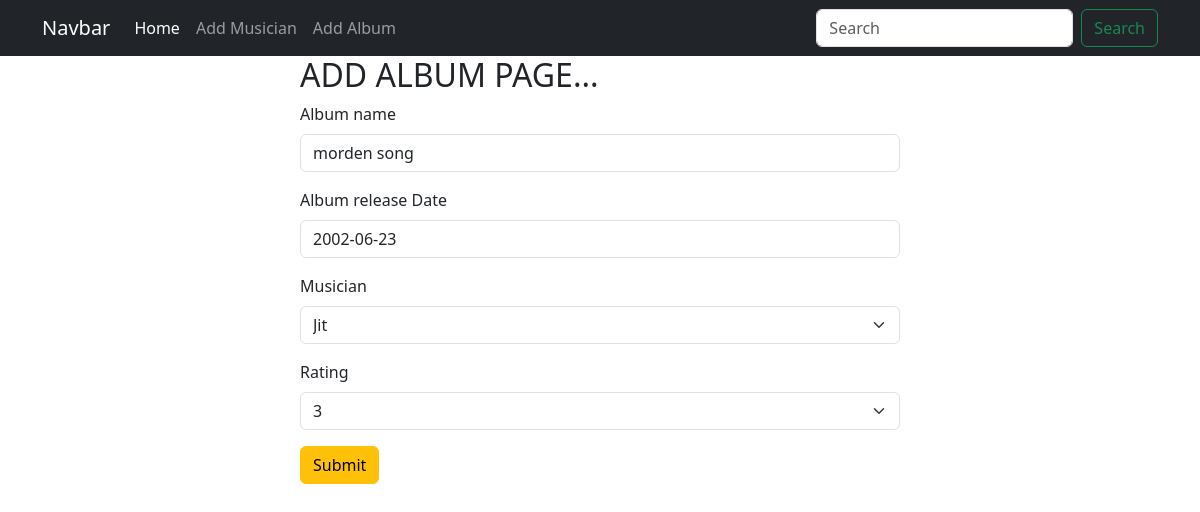
/album/edit_album/2, run on the app's committed database.
### Album/models.py (models this page shows, shortened)
class Album_model(models.Model):
    Album_name=models.CharField(max_length=100,null=True,blank=True)
    Album_release_Date=models.DateField(null=True,blank=True)
    Musician=models.ForeignKey(Musicianmodel,on_delete=models.CASCADE,null=True,blank=True)
    NUM_SIZES = {
        "1": "1",
        "2": "2",
        "3": "3",
        "4": "4",
        "5": "5"
    }
    Rating = models.CharField(max_length=5, choices=NUM_SIZES,null=True,blank=True)

### Album/views.py (the view)
# urls.py: path('edit_album/<int:id>',views.edit_album,name='edit_album'),
def edit_album(request,id):
     post=models.Album_model.objects.get(pk=id)
     post_form=Album_form(instance=post)
     if request.method == "POST":
         post_form=forms.Album_form(request.POST,instance=post)
         if post_form.is_valid():
              post_form.save()
              return redirect('album')
     return render (request,'home.html',{'form':post_form })

### Album/forms.py
class Album_form(forms.ModelForm):
    class Meta:
        model = Album_model
        fields = '__all__'

### A_Musician/models.py (called while the page is built)
    def __str__(self):
        return self.First_name

### Album/templates/home.html (shortened to what this page needs)
{% extends 'base.html' %}
{% load crispy_forms_tags %}
{% block content %}
<form style="width: 50%; margin: auto" method="POST">
<h2> ADD ALBUM PAGE...</h2>
    {{form | crispy}}
    <button class="btn btn-warning">Submit</button>
    </form>
{% endblock %}

### data on the page
Album_model: Album_name "morden song", Album_release_Date "2002-06-23", Musician "Jit", Rating "3"
